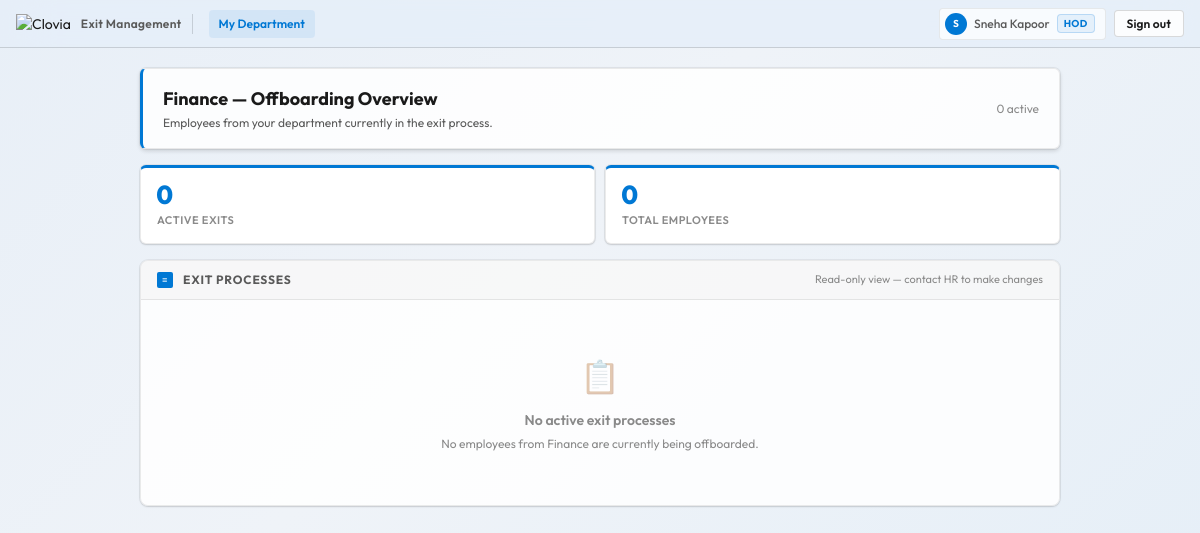
/hod/dashboard/ (signed in), run on the app's committed database.
### tasks/models.py (models this page shows, shortened)
class CustomUser(AbstractUser):
    ROLE_CHOICES = (
        ('HR', 'HR'),
        ('HOD', 'HOD'),
        ('Employee', 'Employee'),
    )
    role = models.CharField(max_length=10, choices=ROLE_CHOICES, default='Employee')
    department = models.ForeignKey(
        Department, on_delete=models.SET_NULL,
        null=True, blank=True, related_name='members',
    )
    groups = models.ManyToManyField(
        Group, verbose_name='groups', blank=True,
        related_name='custom_user_groups',
    )
    user_permissions = models.ManyToManyField(
        Permission, verbose_name='user permissions', blank=True,
        related_name='custom_user_permissions',
    )
    @property
    def is_hr(self):
        return self.role == 'HR'
    @property
    def is_hod(self):
        return self.role == 'HOD'
    class Meta:
        app_label = 'tasks'
        permissions = [
            ("view_own_data", "Can view own data"),
            ("edit_own_data", "Can edit own data"),
            ("view_department_data", "Can view department data"),
            ("edit_department_data", "Can edit department data"),
            ("view_all_data", "Can view all data"),
            ("edit_all_data", "Can edit all data"),
            ("edit_own_credentials", "Can edit own credentials"),
            ("edit_own_formalities", "Can edit own formalities"),
        ]

class Department(models.Model):
    department_id = models.PositiveIntegerField(primary_key=True)
    department_name = models.CharField(max_length=255, default='Unknown Department')
    hod = models.ForeignKey(
        'CustomUser',
        on_delete=models.SET_NULL,
        null=True, blank=True,
        related_name='headed_departments',
        verbose_name='Head of Department',
    )
    def __str__(self):
        return self.department_name
    class Meta:
        ordering = ['department_name']

### tasks/views.py (the view)
# urls.py: path('hod/dashboard/',   views.hod_dashboard,       name='hod_dashboard'),
@login_required(login_url='login')
def hod_dashboard(request):
    denied = _require_hr_or_hod(request)
    if denied:
        return denied
    user = request.user
    if user.is_hod:
        processes = (ExitProcess.objects
                     .filter(employee__department=user.department)
                     .select_related('employee', 'employee__department')
                     .order_by('-initiated_at'))
    else:
        processes = (ExitProcess.objects
                     .select_related('employee', 'employee__department')
                     .order_by('-initiated_at'))
    for p in processes:
        tasks = EmployeeTask.objects.filter(employee=p.employee)
        p.task_total = tasks.count()
        p.task_done = tasks.filter(status__in=['completed', 'waived']).count()
        p.has_interview = hasattr(p.employee, 'exit_interview')
        p.progress_pct = round(p.task_done / p.task_total * 100) if p.task_total else 0
    return render(request, 'tasks/hod_dashboard.html', {
        'processes': processes,
        'is_hod': user.is_hod,
        'department': user.department if user.is_hod else None,
    })

### tasks/views.py (called while the page is built)
def _require_hr_or_hod(request):
    if not request.user.is_authenticated or (not request.user.is_hr and not request.user.is_hod):
        return HttpResponseForbidden("Access restricted to HR and HOD staff.")
    return None

### tasks/templates/tasks/hod_dashboard.html (shortened to what this page needs)
<!DOCTYPE html>
<html lang="en">
<head>
  {% load static %}
  <link rel="stylesheet" href="{% static 'css/styles.css' %}">
</head>
<body>
<nav class="titlebar">
  <div class="titlebar-app">
    <img src="https://logos-world.net/wp-content/uploads/2022/12/Clovia-Logo.png" alt="Clovia">
    <span class="titlebar-app-name">Exit Management</span>
  </div>
  <div class="titlebar-nav">
    <a href="{% url 'hod_dashboard' %}" class="titlebar-nav-item active">My Department</a>
  </div>
  <div class="titlebar-right">
    <div class="user-badge">
      <div class="user-avatar">{{ request.user.first_name|first|upper|default:request.user.username|first|upper }}</div>
      <span>{{ request.user.get_full_name|default:request.user.username }}</span>
      <span class="tag tag-accent" style="font-size:10px; padding:1px 6px;">HOD</span>
    </div>
    <form method="post" action="{% url 'logout' %}" style="margin:0;">
      <button type="submit" class="cmd-btn cmd-btn-secondary">Sign out</button>
    </form>
  </div>
</nav>
<div class="page-canvas">
  <div class="page-header">
    <div class="page-header-text">
      <h1>{% if is_hod %}{{ department }} — {% endif %}Offboarding Overview</h1>
      <p>
        {% if is_hod %}
          Employees from your department currently in the exit process.
        {% else %}
          All active exit processes across departments.
        {% endif %}
      </p>
    </div>
    <span style="font-size:12px; color:var(--text-tertiary);">{{ processes|length }} active</span>
  </div>
  <div class="stat-row" style="margin-bottom:16px;">
    <div class="stat-tile">
      <div class="stat-tile-num">{{ processes|length }}</div>
      <div class="stat-tile-label">Active Exits</div>
    </div>
    <div class="stat-tile">
      <div class="stat-tile-num">
        {% with cleared=0 %}
          {{ processes|length }}
        {% endwith %}
      </div>
      <div class="stat-tile-label">Total Employees</div>
    </div>
  </div>
  <div class="pane" style="padding:0; overflow:hidden;">
    <div class="pane-header">
      <div class="pane-icon">≡</div>
      Exit Processes
      <span style="margin-left:auto; font-size:11px; font-weight:400; text-transform:none; letter-spacing:0; color:var(--text-tertiary);">Read-only view — contact HR to make changes</span>
    </div>
    {% if processes %}
    <table class="win-table">
      <thead>
        <tr>
          <th>Employee</th>
          <th>Department</th>
          <th>Last Day</th>
          <th>Interview</th>
          <th>Tasks</th>
          <th>Progress</th>
          <th>Status</th>
          <th></th>
        </tr>
      </thead>
      <tbody>
        {% for p in processes %}
        <tr>
          <td><strong>{{ p.employee.get_full_name|default:p.employee.username }}</strong></td>
          <td style="color:var(--text-secondary);">{{ p.employee.department|default:"—" }}</td>
          <td style="white-space:nowrap; color:var(--text-secondary);">
            {{ p.last_working_date|date:"d M Y"|default:"—" }}
          </td>
          <td>
            {% if p.has_interview %}
              <span class="tag tag-success">✓ Done</span>
            {% else %}
              <span class="tag tag-warning">Pending</span>
            {% endif %}
          </td>
          <td style="font-variant-numeric:tabular-nums;">
            {{ p.task_done }}/{{ p.task_total }}
          </td>
          <td style="min-width:80px;">
            <div style="display:flex; align-items:center; gap:8px;">
              <div class="progress-bar" style="flex:1; margin:0;">
                <div class="progress-fill" style="width:{{ p.progress_pct }}%;{% if p.progress_pct == 100 %}background:var(--success);{% endif %}"></div>
              </div>
              <span style="font-size:11px; color:var(--text-tertiary); white-space:nowrap;">{{ p.progress_pct }}%</span>
            </div>
          </td>
          <td>
            <span class="tag
              {% if p.status == 'cleared' %}tag-success
              {% elif p.status == 'initiated' %}tag-warning
              {% else %}tag-accent{% endif %}">
              {{ p.get_status_display }}
            </span>
          </td>
          <td>
            <a href="{% url 'offboarding_checklist' p.employee.pk %}" class="cmd-btn cmd-btn-secondary" style="font-size:11px; padding:4px 10px;">
              View →
            </a>
          </td>
        </tr>
        {% endfor %}
      </tbody>
    </table>
    {% else %}
    <div style="padding:52px; text-align:center; color:var(--text-tertiary);">
      <div style="font-size:32px; margin-bottom:10px; opacity:0.4;">📋</div>
      <div style="font-weight:600; margin-bottom:4px;">No active exit processes</div>
      <div style="font-size:12px;">
        {% if is_hod %}No employees from {{ department }} are currently being offboarded.
        {% else %}No exit processes have been initiated yet.{% endif %}
      </div>
    </div>
    {% endif %}
  </div>
</div>
</body>
</html>

### data on the page
CustomUser: user.first_name|first "S", user.get_full_name "Sneha Kapoor"
Department: department_name "Finance"

### other printed values
{{ processes|length }} "0"
